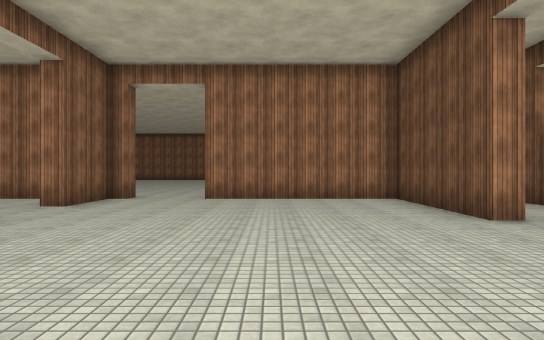
[1] (above)

24 first-person views from a walk through a 3-D level made in the Unity game engine. The camera is 1.5 m above the floor, looks level and sees 75° across. The floor is counted in squares, 2 m on a side. Each view is taken from the middle of a square. On the plan, view 1 faces up. The plan holds only what a view shows up to about 11 squares ahead; the rest is blank. The player character is not drawn. Surface patterns are stand-ins for the level's own textures.

[2]
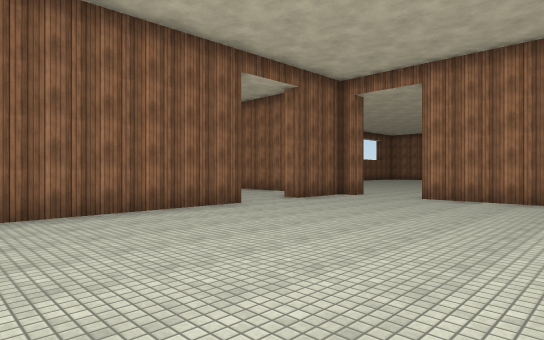

[3]
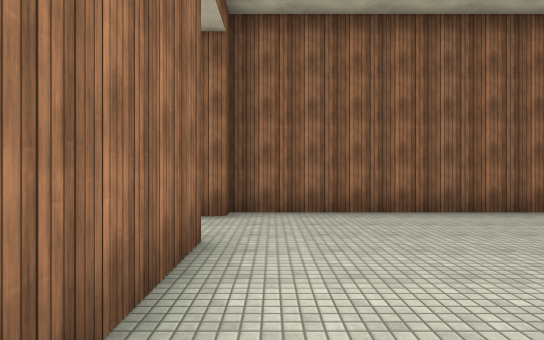

[4]
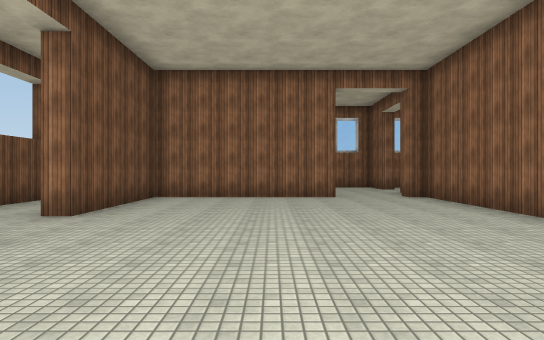

[5]
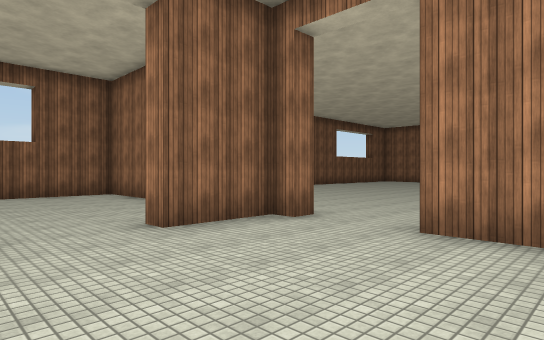

[6]
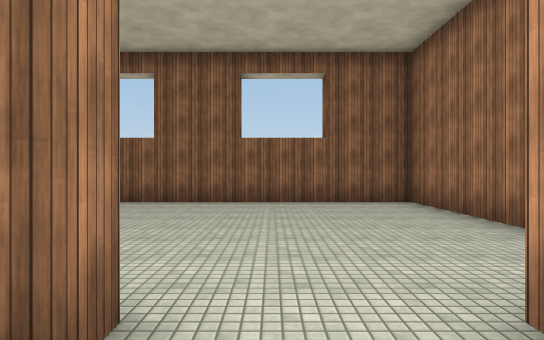

[7]
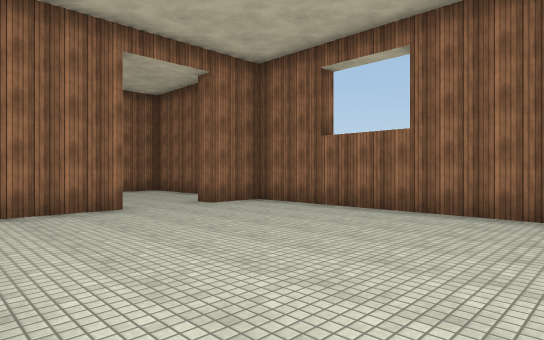

[8]
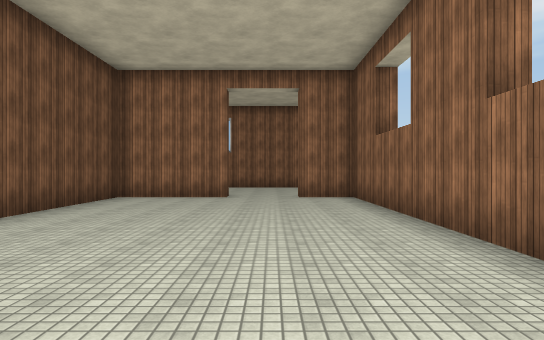

[9]
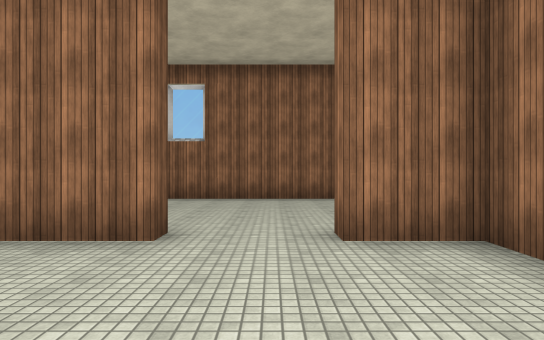

[10]
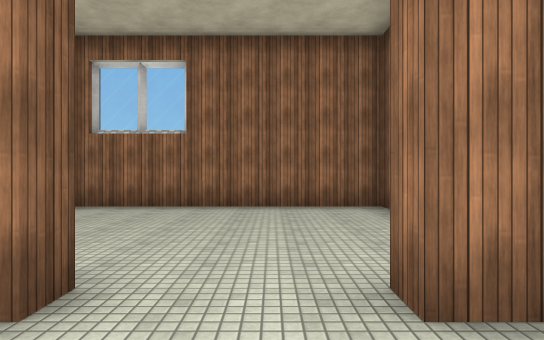

[11]
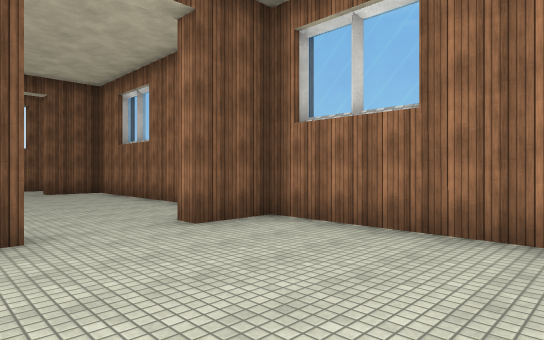

[12]
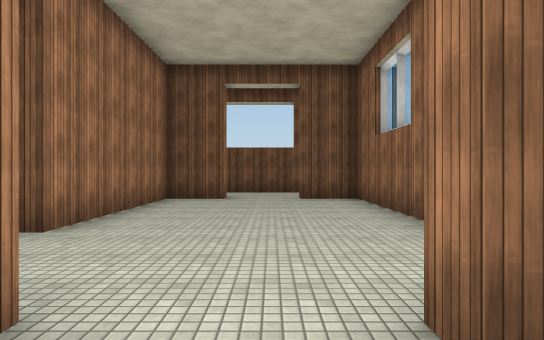

[13]
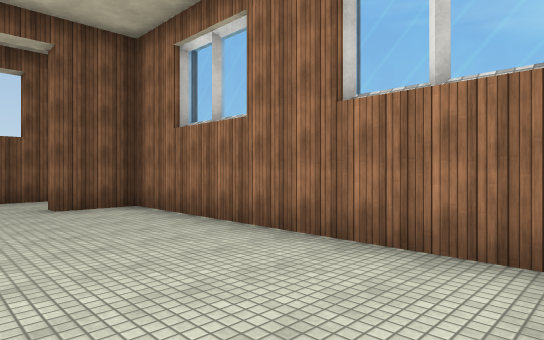

[14]
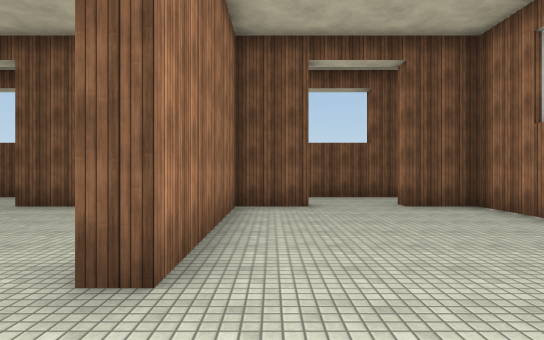

[15]
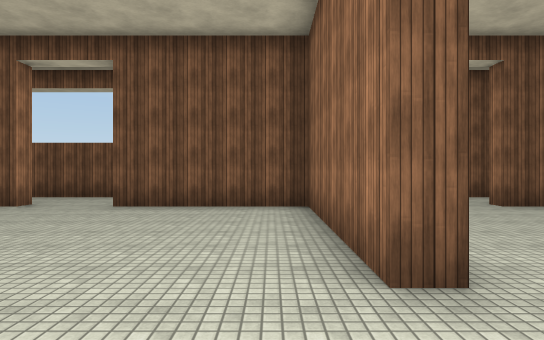

[16]
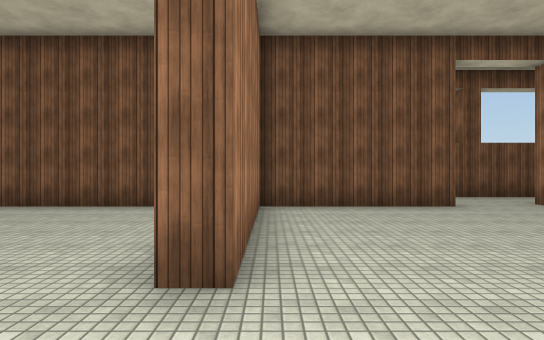

[17]
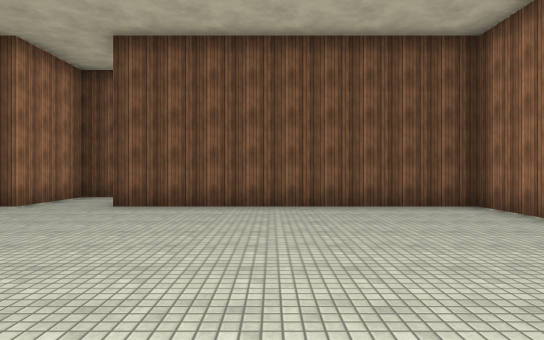

[18]
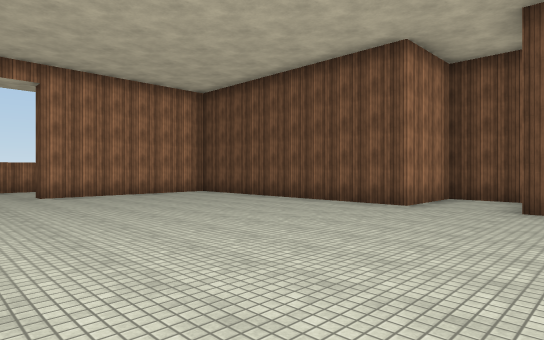

[19]
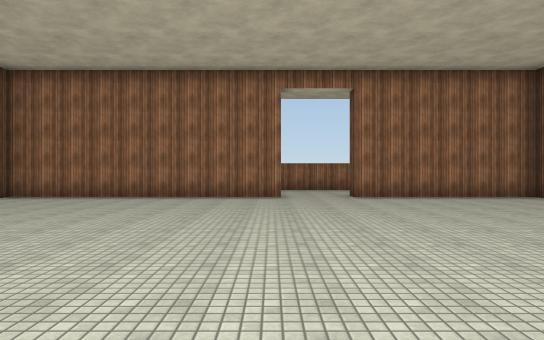

[20]
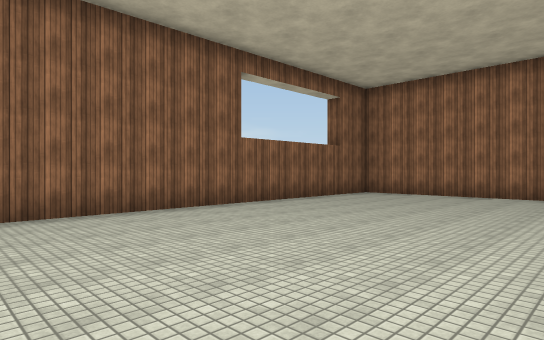

[21]
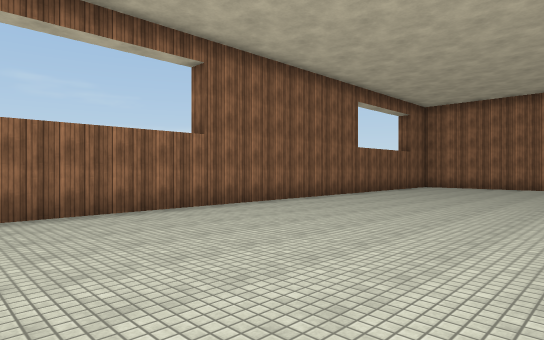

[22]
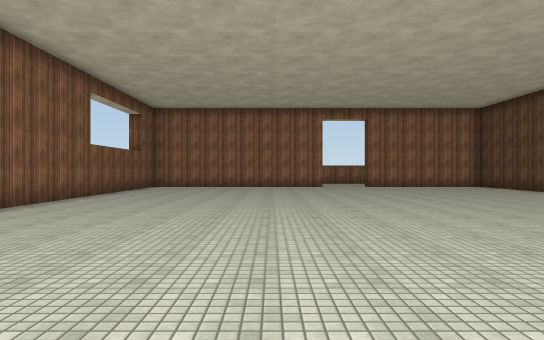

[23]
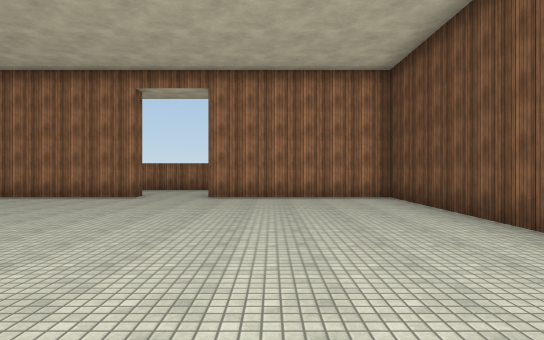

[24]
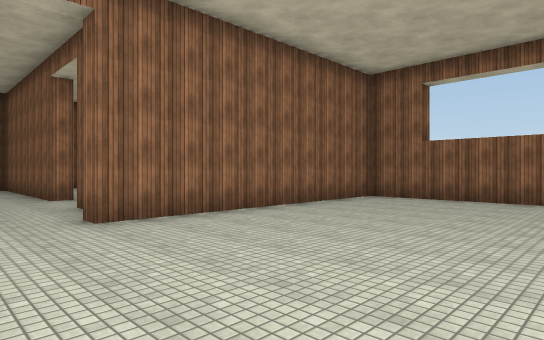

### Floor plan
Ten units are one square. View 1 is at (0, 0); x grows to the right and y downward. Boxes are objects, and circles mark ways between rooms. Rooms are numbered by the first view taken in them; rooms with no view inside come last. Other rooms are left out.
<svg viewBox="-117 -275 179 343">
<path fill="none" stroke="#000" d="M-48 -53 -42 -53 -42 7 -37 7 -37 12M33 -52 33 -93 -17 -93M-17 13 -17 7 33 7 33 -32M-37 -98 -37 -93 -42 -93 -42 -73 -48 -73M-78 12 -78 7 -48 7 -48 -35M-60 -93 -112 -93 -112 7 -98 7 -98 12M-112 58 -112 63 -48 63 -48 48M-36 63 33 63 33 48M-48 48 -42 48M33 28 33 13 -17 13M-37 -268 -112 -268 -112 -98 -37 -98M-17 -93 -17 -98M57 -176 57 -192 33 -192 33 -268 -17 -268M15 -98 33 -98 33 -172"/>
<circle cx="-50" cy="-65" r="3" fill="#2a7"/>
<circle cx="-25" cy="10" r="3" fill="#2a7"/>
<circle cx="-25" cy="-100" r="3" fill="#2a7"/>
<circle cx="-85" cy="10" r="3" fill="#2a7"/>
<circle cx="-50" cy="35" r="3" fill="#2a7"/>
<text x="-10" y="-40">1</text>
<text x="-80" y="-40">2</text>
<text x="-80" y="40">3</text>
<text x="-10" y="40">4</text>
<text x="-40" y="-180">5</text>
</svg>
Room 1 opens to room 2. Room 1 opens to room 4. Room 1 opens to room 5. Room 2 opens to room 3. Room 3 opens to room 4.

Where each view was taken, in squares from view 1:
view 1: 0 up, 0 right, facing up
view 2: 0 up, 2 right, facing up-left
view 3: 0 up, 2 right, facing left
view 4: 9 up, 0 right, facing down
view 5: 5 up, 0 right, facing up-left
view 6: 6 up, 3 left, facing left
view 7: 6 up, 5 left, facing down-left
view 8: 9 up, 9 left, facing down
view 9: 3 up, 9 left, facing down
view 10: 1 up, 9 left, facing down
view 11: 2 down, 9 left, facing down-right
view 12: 4 down, 6 left, facing right
view 13: 3 down, 4 left, facing down-right
view 14: 2 down, 4 left, facing right
view 15: 0 up, 4 left, facing right
view 16: 9 up, 4 left, facing right
view 17: 14 up, 4 left, facing right
view 18: 16 up, 4 left, facing up-right
view 19: 17 up, 4 left, facing up
view 20: 16 up, 5 left, facing up-left
view 21: 11 up, 5 left, facing up-left
view 22: 11 up, 6 left, facing up
view 23: 17 up, 0 right, facing up
view 24: 15 up, 2 left, facing down-left
